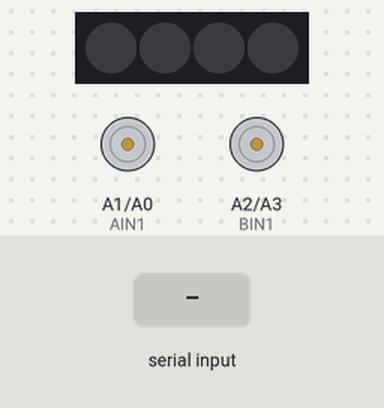
Bench run of a sketch on a simulated Arduino Uno, built with avr-gcc and run on an emulated ATmega328P. Shown: 4 RGB LEDs in strip order, left to right, motor-driver pin pairs drawn as motors (green arrow = first pin HIGH = forward, orange = second pin HIGH = backward, longer = more drive, scaled by the enable pin). Inputs (shaded band) come from the test bench.

Above: at 1.2 s.
1.3 s: "AVANCER" received over the second serial link
At 3.4 s:
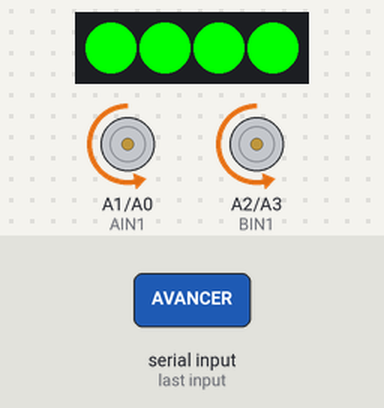
3.8 s: "RECULER" received over the second serial link
At 5.3 s:
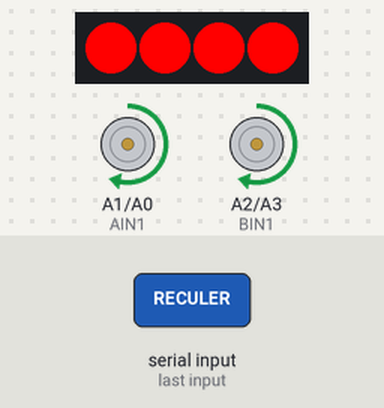
6.3 s: "A_GAUCHE" received over the second serial link
At 8.3 s:
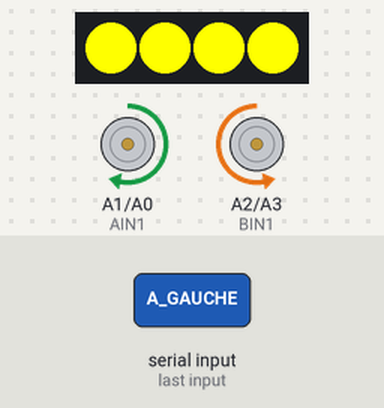
8.8 s: "A_DROITE" received over the second serial link
At 10.3 s:
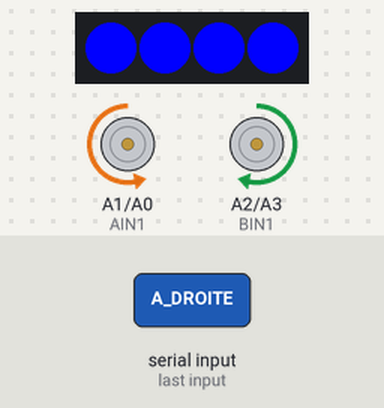
11.3 s: "STOP" received over the second serial link
At 13.4 s:
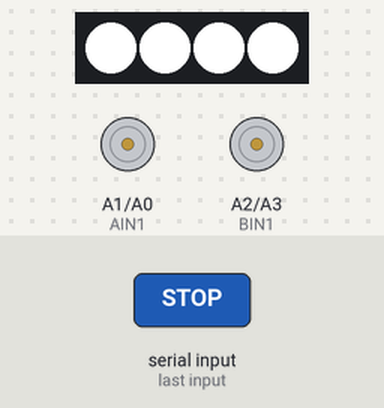
Timing chart, 0 to 14.8 s (numbered marks = the images above; inputs shaded):
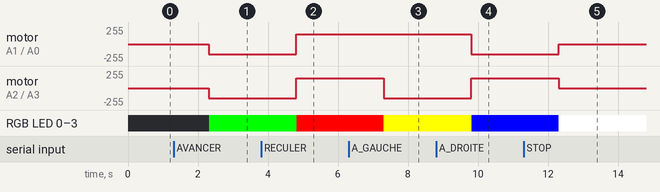

Measured:
- after the input at 1.3 s, motor on A1 (AIN1) / A0 (AIN2), motor on A2 (BIN1) / A3 (BIN2): stopped → backward 150/255 after 1.0 s; RGB LED 0–3: off → RGB(0, 255, 0) after 1.0 s
- after the input at 3.8 s, motor on A1 (AIN1) / A0 (AIN2), motor on A2 (BIN1) / A3 (BIN2): backward 150/255 → forward 150/255 after 1.0 s; RGB LED 0–3: RGB(0, 255, 0) → RGB(255, 0, 0) after 1.0 s
- after the input at 6.3 s, motor on A2 (BIN1) / A3 (BIN2): forward 150/255 → backward 150/255 after 1.0 s; RGB LED 0–3: RGB(255, 0, 0) → RGB(255, 255, 0) after 1.0 s
- after the input at 8.8 s, motor on A1 (AIN1) / A0 (AIN2): forward 150/255 → backward 150/255 after 1.0 s; motor on A2 (BIN1) / A3 (BIN2): backward 150/255 → forward 150/255 after 1.0 s; RGB LED 0–3: RGB(255, 255, 0) → RGB(0, 0, 255) after 1.0 s
- after the input at 11.3 s, motor on A1 (AIN1) / A0 (AIN2): backward 150/255 → stopped after 1.0 s; motor on A2 (BIN1) / A3 (BIN2): forward 150/255 → stopped after 1.0 s; RGB LED 0–3: RGB(0, 0, 255) → RGB(255, 255, 255) after 1.0 s

The sketch:

potentiel_v3.ino
```cpp
#include <Adafruit_NeoPixel.h>
#include <Arduino.h>
#include <SoftwareSerial.h> // Include SoftwareSerial library

#define NUM_SENSORS 5
unsigned int sensorValues[NUM_SENSORS];
unsigned int last_proportional = 0;
long integral = 0;

#define PWMA 6           // Left Motor Speed pin (ENA)
#define AIN2 A0          // Motor-L forward (IN2)
#define AIN1 A1          // Motor-L backward (IN1)
#define PWMB 5           // Right Motor Speed pin (ENB)
#define BIN1 A2          // Motor-R forward (IN3)
#define BIN2 A3          // Motor-R backward (IN4)
#define PIN 7            // LED pin
#define BT_RX_PIN 3      // Bluetooth RX pin (D2)
#define BT_TX_PIN 2      // Bluetooth TX pin (D3)

int Speed = 150;
Adafruit_NeoPixel RGB = Adafruit_NeoPixel(4, PIN, NEO_GRB + NEO_KHZ800);
SoftwareSerial btSerial(BT_RX_PIN, BT_TX_PIN); // Define SoftwareSerial object for Bluetooth

void setup() {
  Serial.begin(9600);
  btSerial.begin(9600); // Initialize Bluetooth serial communication
  //Serial.println("TRSensor example!!");
  pinMode(PWMA, OUTPUT);
  pinMode(AIN2, OUTPUT);
  pinMode(AIN1, OUTPUT);
  pinMode(PWMB, OUTPUT);
  pinMode(BIN1, OUTPUT);
  pinMode(BIN2, OUTPUT);
  analogWrite(PWMA, 0);
  analogWrite(PWMB, 0);
  digitalWrite(AIN1, LOW);
  digitalWrite(AIN2, HIGH);
  digitalWrite(BIN1, LOW);
  digitalWrite(BIN2, HIGH);

  RGB.begin();
  RGB.show(); // Initialize all pixels to 'off'
}

void loop() {
  if (btSerial.available()) {
    String command = btSerial.readString();     // Essayer lecture lettre par lettre + mettre tempo de 2ms après la lecture
    //command.trim(); // Remove any trailing newline characters
    //Serial.println("Received command: " + command); // Print the received command for debugging
    delay(10);
    if (command == "AVANCER") {
      moveForward();
      btSerial.println("OK"); // Send OK if command is correct
    } else if (command == "RECULER") {
      moveBackward();
      btSerial.println("OK"); // Send OK if command is correct
    } else if (command == "A_GAUCHE") {
      turnLeft();
      btSerial.println("OK"); // Send OK if command is correct
    } else if (command == "A_DROITE") {
      turnRight();
      btSerial.println("OK"); // Send OK if command is correct
    } else if (command == "STOP") {
      stopMovement();
      btSerial.println("OK"); // Send OK if command is correct
    } else {
      btSerial.println("NOK"); // Send NOK if command is incorrect
    }
  }
}

void moveForward() {
  digitalWrite(AIN1, LOW);
  digitalWrite(AIN2, HIGH);
  digitalWrite(BIN1, LOW);
  digitalWrite(BIN2, HIGH);
  analogWrite(PWMA, Speed);
  analogWrite(PWMB, Speed);
  setLEDColor(0x00FF00); // Green for forward
}

void turnLeft() {
  digitalWrite(AIN1, HIGH);
  digitalWrite(AIN2, LOW);
  digitalWrite(BIN1, LOW);
  digitalWrite(BIN2, HIGH);
  analogWrite(PWMA, Speed);
  analogWrite(PWMB, Speed);
  setLEDColor(0xFFFF00); // Yellow for left
}

void turnRight() {
  digitalWrite(AIN1, LOW);
  digitalWrite(AIN2, HIGH);
  digitalWrite(BIN1, HIGH);
  digitalWrite(BIN2, LOW);
  analogWrite(PWMA, Speed);
  analogWrite(PWMB, Speed);
  setLEDColor(0x0000FF); // Blue for right
}

void moveBackward() {
  digitalWrite(AIN1, HIGH);
  digitalWrite(AIN2, LOW);
  digitalWrite(BIN1, HIGH);
  digitalWrite(BIN2, LOW);
  analogWrite(PWMA, Speed);
  analogWrite(PWMB, Speed);
  setLEDColor(0xFF0000); // Red for backward
}

void stopMovement() {
  analogWrite(PWMA, 0);
  analogWrite(PWMB, 0);
  setLEDColor(0xFFFFFF); // White for stop
}

void setLEDColor(uint32_t color) {
  for (int i = 0; i < 4; i++) {
    RGB.setPixelColor(i, color);
  }
  RGB.show();
}
```
